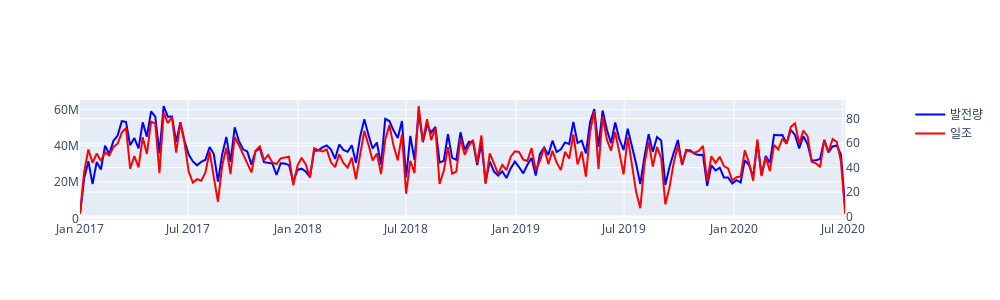
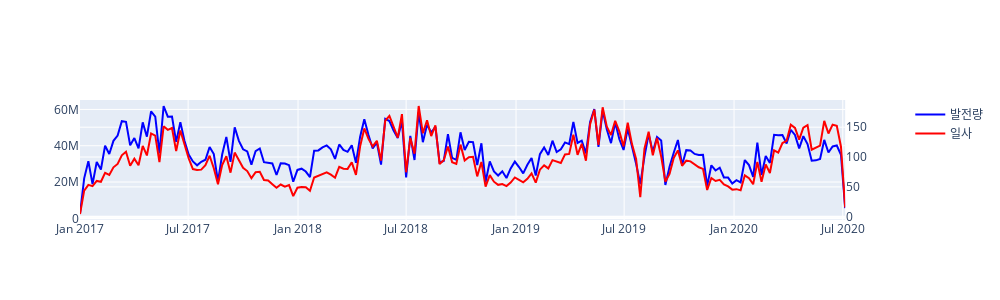
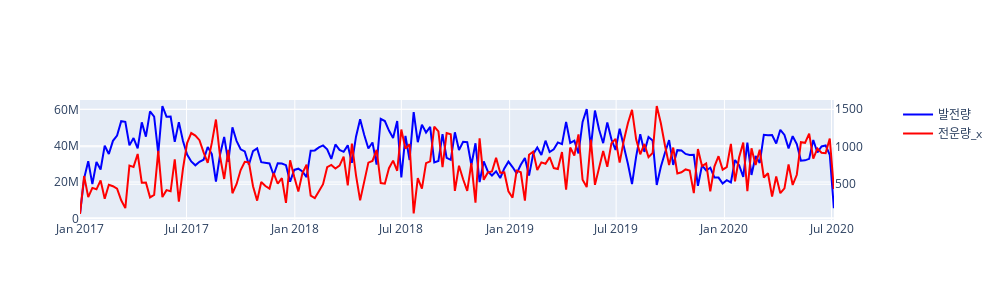
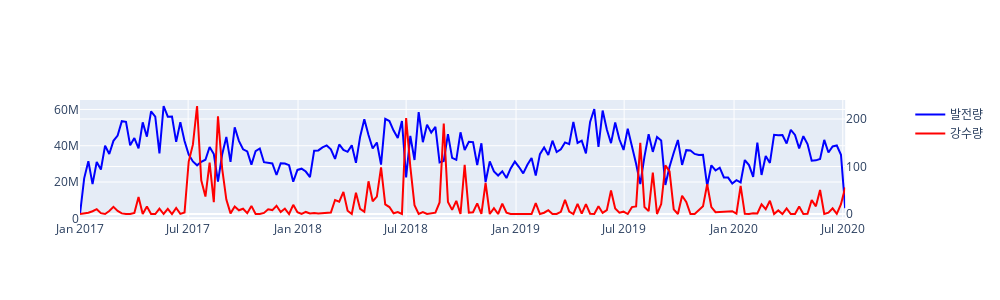

The notebook cell saved with these charts, in order:
### Code cell
## show graph W
## df_weather_resample_W, df_solar_forsumW


def showgraphW(x):
    fig = make_subplots(specs=[[{"secondary_y": True}]])

    fig.add_trace(go.Scatter(x=df_solar_forsumW.index, y=df_solar_forsumW["발전량"], mode='lines', name="발전량", line=dict(color='blue')), secondary_y = False)
    fig.add_trace(go.Scatter(x=df_weather_resample_W.index, y=df_weather_resample_W[x], mode='lines', name=x, line=dict(color='red')), secondary_y = True)
    fig.update_layout(width=1000, height=300,)
    fig.show()
#  일조       일사    전운량_x     강수량         기온        풍속         습도  지면온도     전운량_y  
for i in df_weather_resample_W.columns:
    showgraphW(i)

## show scipy.stats

import scipy.stats
def pearsonrW(y):
    print(y, ": ", scipy.stats.pearsonr(df_solar_forsumW["발전량"], df_weather_resample_W[y]))
    return scipy.stats.pearsonr(df_solar_forsumW["발전량"], df_weather_resample_W[y])

all_pearsonrW = []
for i in df_weather_resample_W.columns:
    all_pearsonrW.append(pearsonrW(i))

pearsonW_df = pd.DataFrame(all_pearsonrW, columns=["상관계수", "p-value"])
pearsonW_df.index = df_weather_resample_W.columns

fig = go.Figure(data=[
    go.Bar(name='상관계수', x=pearsonW_df.index, y=pearsonW_df["상관계수"]),
    go.Bar(name='value', x=pearsonW_df.index, y=pearsonW_df["p-value"])
])
fig.show()

### Figure 1 — Plotly figure (JSON) as saved in the notebook; plotly's stock layout.template omitted (floating-point values rounded to 4 significant figures; data arrays with more than 128 entries replaced by an {"elided": "..."} marker saying what was removed)
{"data": [{"line": {"color": "blue"}, "mode": "lines", "name": "발전량", "type": "scatter", "x": {"elided": "184 str values"}, "xaxis": "x", "y": {"elided": "184 int values"}, "yaxis": "y"}, {"line": {"color": "red"}, "mode": "lines", "name": "일조", "type": "scatter", "x": {"elided": "184 str values"}, "xaxis": "x", "y": {"elided": "184 float values"}, "yaxis": "y2"}], "layout": {"height": 300, "width": 1000, "xaxis": {"anchor": "y", "domain": [0, 0.94]}, "yaxis": {"anchor": "x", "domain": [0, 1]}, "yaxis2": {"anchor": "x", "overlaying": "y", "side": "right"}}}

### Figure 2 — Plotly figure (JSON) as saved in the notebook; plotly's stock layout.template omitted (floating-point values rounded to 4 significant figures; data arrays with more than 128 entries replaced by an {"elided": "..."} marker saying what was removed)
{"data": [{"line": {"color": "blue"}, "mode": "lines", "name": "발전량", "type": "scatter", "x": {"elided": "184 str values"}, "xaxis": "x", "y": {"elided": "184 int values"}, "yaxis": "y"}, {"line": {"color": "red"}, "mode": "lines", "name": "일사", "type": "scatter", "x": {"elided": "184 str values"}, "xaxis": "x", "y": {"elided": "184 float values"}, "yaxis": "y2"}], "layout": {"height": 300, "width": 1000, "xaxis": {"anchor": "y", "domain": [0, 0.94]}, "yaxis": {"anchor": "x", "domain": [0, 1]}, "yaxis2": {"anchor": "x", "overlaying": "y", "side": "right"}}}

### Figure 3 — Plotly figure (JSON) as saved in the notebook; plotly's stock layout.template omitted (floating-point values rounded to 4 significant figures; data arrays with more than 128 entries replaced by an {"elided": "..."} marker saying what was removed)
{"data": [{"line": {"color": "blue"}, "mode": "lines", "name": "발전량", "type": "scatter", "x": {"elided": "184 str values"}, "xaxis": "x", "y": {"elided": "184 int values"}, "yaxis": "y"}, {"line": {"color": "red"}, "mode": "lines", "name": "전운량_x", "type": "scatter", "x": {"elided": "184 str values"}, "xaxis": "x", "y": {"elided": "184 int values"}, "yaxis": "y2"}], "layout": {"height": 300, "width": 1000, "xaxis": {"anchor": "y", "domain": [0, 0.94]}, "yaxis": {"anchor": "x", "domain": [0, 1]}, "yaxis2": {"anchor": "x", "overlaying": "y", "side": "right"}}}

### Figure 4 — Plotly figure (JSON) as saved in the notebook; plotly's stock layout.template omitted (floating-point values rounded to 4 significant figures; data arrays with more than 128 entries replaced by an {"elided": "..."} marker saying what was removed)
{"data": [{"line": {"color": "blue"}, "mode": "lines", "name": "발전량", "type": "scatter", "x": {"elided": "184 str values"}, "xaxis": "x", "y": {"elided": "184 int values"}, "yaxis": "y"}, {"line": {"color": "red"}, "mode": "lines", "name": "강수량", "type": "scatter", "x": {"elided": "184 str values"}, "xaxis": "x", "y": {"elided": "184 float values"}, "yaxis": "y2"}], "layout": {"height": 300, "width": 1000, "xaxis": {"anchor": "y", "domain": [0, 0.94]}, "yaxis": {"anchor": "x", "domain": [0, 1]}, "yaxis2": {"anchor": "x", "overlaying": "y", "side": "right"}}}
